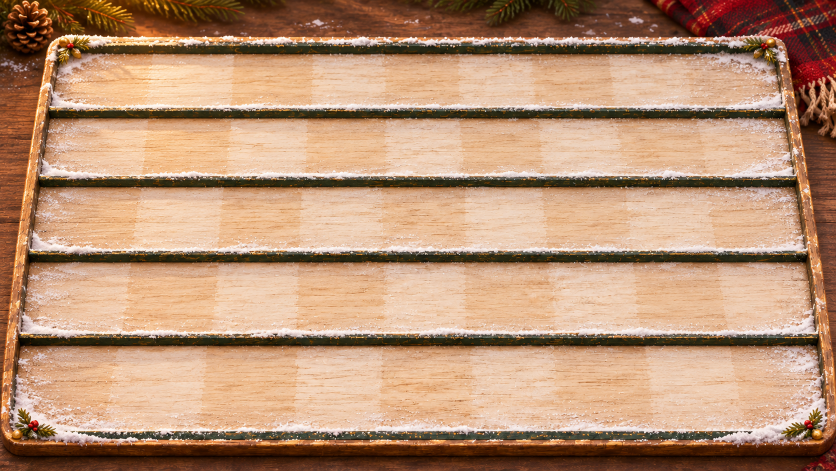
#> input picture scripts/siege-christmas-art/board.png, 1672 x 941 px (shown at 1/2 size); its folder holds 4 pictures in this run
$ python siege-christmas-art.py
#> lines starting #> are read from the running program, lines starting #| are printed output that depends on the picture
#!/usr/bin/env python3
"""Prepare generated Toybox PNGs as aligned, articulated runtime WebPs. Needs Pillow/numpy.

Run from the repository root. Source pixels are preserved; preparation only crops, aligns,
resamples and separates animation layers. Prompts and original PNGs live beside this script.
"""
from pathlib import Path
import json
import numpy as np
from PIL import Image, ImageDraw, ImageFilter

ROOT = Path(__file__).resolve().parent.parent
SRC = ROOT / "scripts/siege-christmas-art"
OUT = ROOT / "src/client/shared/siege/christmas"
OUT.mkdir(parents=True, exist_ok=True)
(OUT / "phone").mkdir(exist_ok=True)
RESAMPLE = Image.Resampling.LANCZOS
manifest = {}

def load(name):
#> called with name = 'board'
    return Image.open(SRC / f"{name}.png").convert("RGBA")

# [4 lines left out: function bounds, not called in this run]

def save(im, name):
    im.save(OUT / f"{name}.webp", quality=90, method=6)

# [76 lines left out: functions fit, base, poses, articulated, not called in this run]

# Warp only the background's horizontal strips so its separators match the existing hit grid.
board = load("board").convert("RGB").resize((1344,768),RESAMPLE)
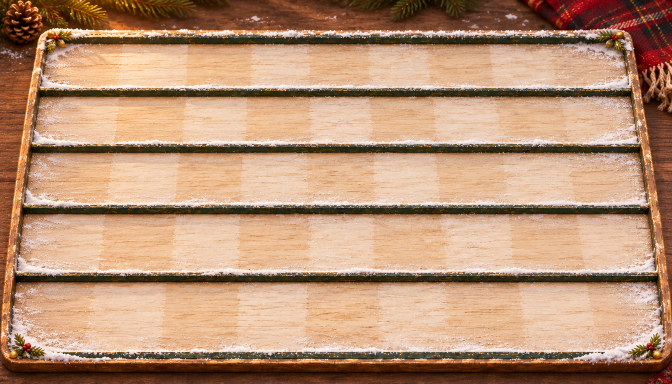
#> board: PIL image 1344x768 RGB (shown at 1/2 size); mean R, G, B 183.3, 145.2, 116.6
source_lines = [0,76,181,296,417,555,713,768]
target_lines = [0,58,160,270,390,521,664,768]
aligned = Image.new("RGB",board.size)
#> aligned: PIL image 1344x768 RGB; every value is 0
for a,b,c,d in zip(source_lines,source_lines[1:],target_lines,target_lines[1:]):
    aligned.paste(board.crop((0,a,1344,b)).resize((1344,d-c),RESAMPLE),(0,c))
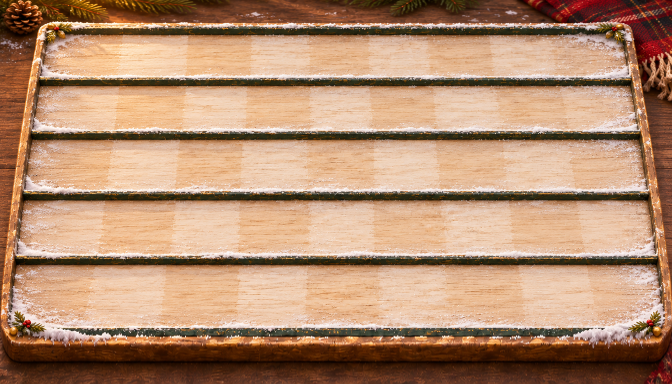
#> aligned: PIL image 1344x768 RGB (shown at 1/2 size); mean R, G, B 178.5, 140.2, 112
save(aligned,"board")
# The high-camera castle is authored on the FULL board frame, not fitted to its visible bounds.
# Register ground contacts to the actual back/front borders. The old portrait fit preserved a
# shallow camera angle and left the far tower's base inside the board. No sideways skew is used.
BOARD_SIZE = (1344,768)
castle_source = load("castle-camera-v5").resize(BOARD_SIZE,RESAMPLE)
#> (the run stopped early here; a loop or call above may not have finished)
